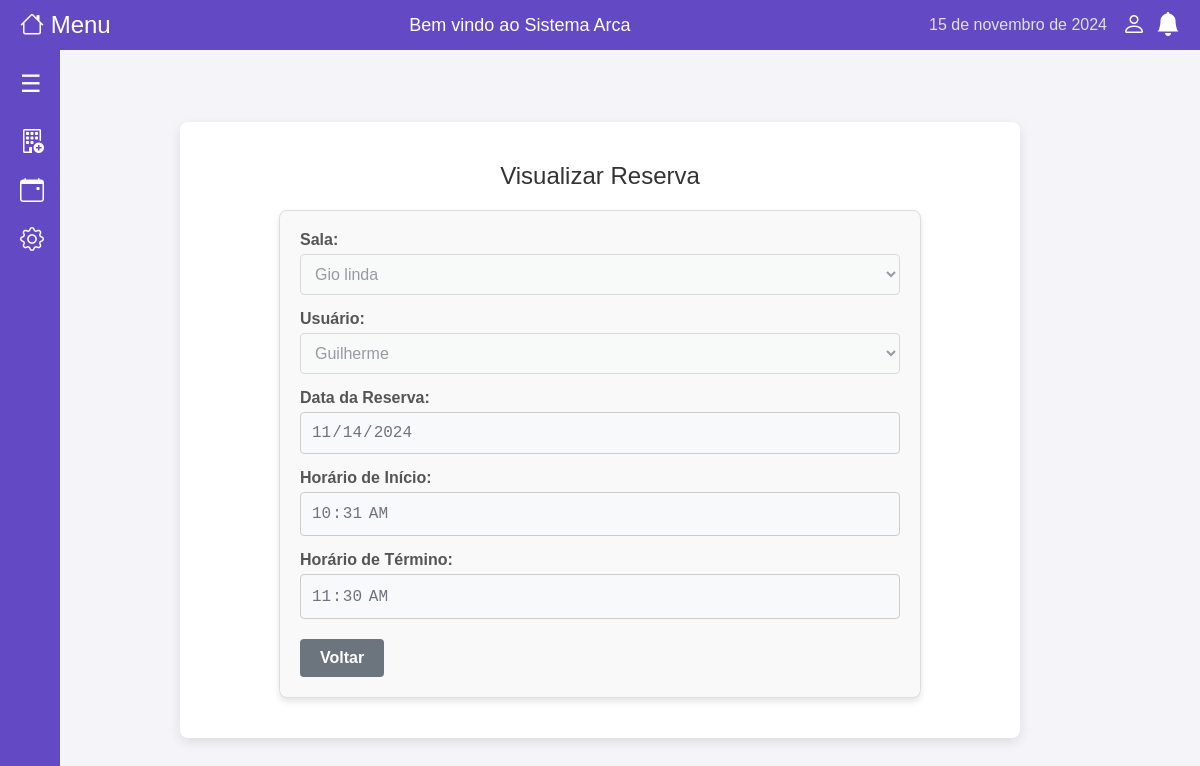
The page /reservas/1 (signed in) on the database as committed earlier.
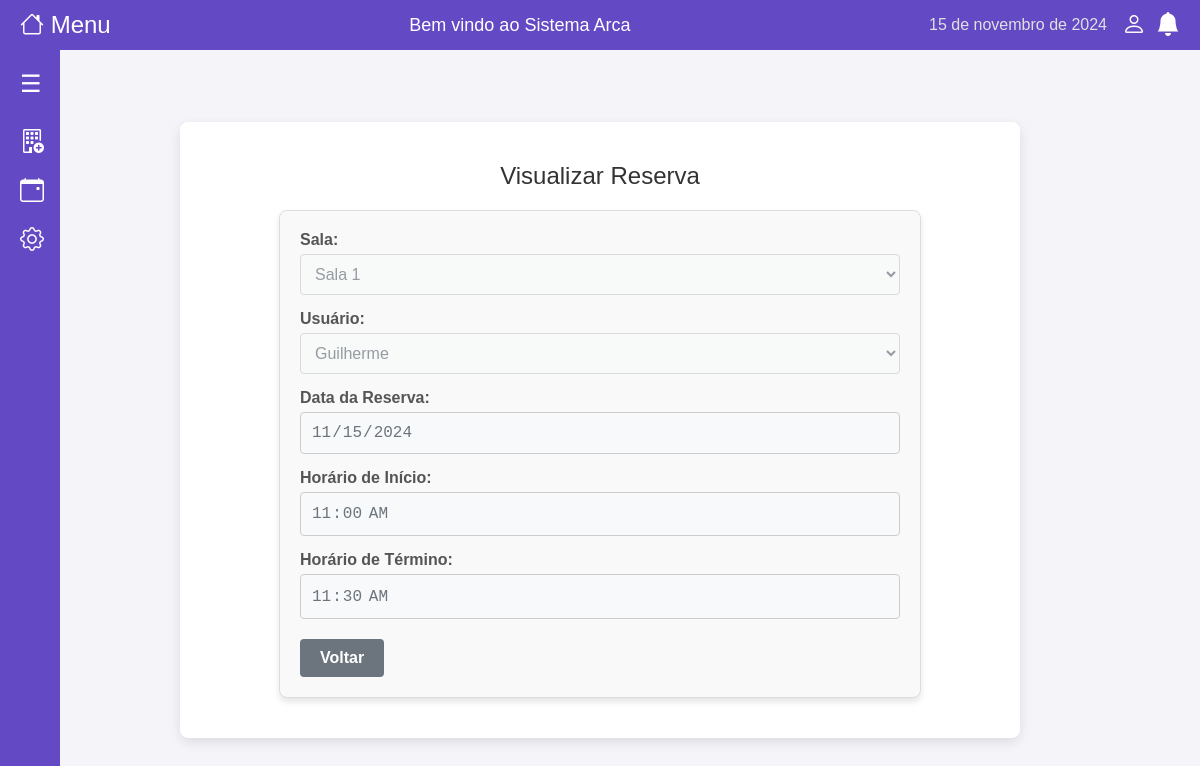
The same page on the database as committed later.
### models/reserva.py (models this page shows)
class Reserva(db.Model):
    __tablename__ = 'reserva'
    id = db.Column(db.Integer, primary_key=True)
    sala_id = db.Column(db.Integer, db.ForeignKey('sala.id'), nullable=False)
    usuario_id = db.Column(db.Integer, db.ForeignKey('usuario.id'), nullable=False)
    data_reserva = db.Column(db.Date, nullable=False)
    horario_inicio = db.Column(db.Time, nullable=False)
    horario_fim = db.Column(db.Time, nullable=False)
    status = db.Column(db.String(20), default='PENDENTE')
    criado_em = db.Column(db.DateTime, default=db.func.current_timestamp())
    atualizado_em = db.Column(db.DateTime, default=db.func.current_timestamp(), onupdate=db.func.current_timestamp())
    sala = db.relationship('Sala', backref=db.backref('reservas', lazy=True))
    usuario = db.relationship('Usuario', backref=db.backref('reservas', lazy=True))

### models/sala.py (models this page shows)
class Sala(db.Model):
    __tablename__ = 'sala'
    id = db.Column(db.Integer, primary_key=True)
    nome = db.Column(db.String(50), nullable=False)
    localizacao = db.Column(db.String(50))
    capacidade = db.Column(db.Integer)
    equipamentos = db.Column(db.String(100))

### models/usuario.py (models this page shows, shortened)
class Usuario(db.Model):
    __tablename__ = 'usuario'
    id = db.Column(db.Integer, primary_key=True)
    nome = db.Column(db.String(100), nullable=False)
    data_nascimento = db.Column(db.Date, nullable=False)
    cpf = db.Column(db.String(11), nullable=False, unique=True)
    telefone = db.Column(db.String(15))
    email = db.Column(db.String(100), nullable=False, unique=True)
    tipo_usuario = db.Column(db.String(10), nullable=False, default='NORMAL')
    senha = db.Column(db.String(255), nullable=False)
    criado_em = db.Column(db.DateTime, default=db.func.current_timestamp())

### app.py (the view)
@app.route('/reservas/<int:id>')
@login_required
def visualizar_reserva(id):
    reserva = Reserva.query.get_or_404(id)
    salas = Sala.query.all()
    usuarios = Usuario.query.all()
    return render_template('reserva_form.html', title='Visualizar Reserva', modo='visualizar', salas=salas, usuarios=usuarios, reserva=reserva)

### app.py (called while the page is built)
def login_required(f):
    @wraps(f)
    def decorated_function(*args, **kwargs):
        if 'user_id' not in session:  # Verifica se o usuário está logado
            flash('Você precisa estar logado para acessar esta página.', 'warning')
            return redirect(url_for('login'))
        return f(*args, **kwargs)
    return decorated_function

### templates/reserva_form.html (shortened to what this page needs)
{% extends "base.html" %}
{% block content %}
<h2>{{ title }}</h2>
<div class="form-container">
    <form method="POST">
        <div class="form-group">
            <label for="sala_id">Sala:</label>
            <select name="sala_id" id="sala_id" class="form-control" {% if modo == 'visualizar' %}disabled{% endif %}>
                {% for sala in salas %}
                <option value="{{ sala.id }}" {% if reserva and reserva.sala_id == sala.id %}selected{% endif %}>
                    {{ sala.nome }}
                </option>
                {% endfor %}
            </select>
        </div>
        <div class="form-group">
            <label for="usuario_id">Usuário:</label>
            <select name="usuario_id" id="usuario_id" class="form-control" {% if modo == 'visualizar' %}disabled{% endif %}>
                {% for usuario in usuarios %}
                <option value="{{ usuario.id }}" {% if reserva and reserva.usuario_id == usuario.id %}selected{% endif %}>
                    {{ usuario.nome }}
                </option>
                {% endfor %}
            </select>
        </div>
        <div class="form-group">
            <label for="data_reserva">Data da Reserva:</label>
            <input type="date" name="data_reserva" id="data_reserva" class="form-control"
                   value="{{ reserva.data_reserva if reserva else '' }}"
                   {% if modo == 'visualizar' %}disabled{% endif %} required>
        </div>
        <div class="form-group">
            <label for="horario_inicio">Horário de Início:</label>
            <input type="time" name="horario_inicio" id="horario_inicio" class="form-control"
                   value="{{ reserva.horario_inicio if reserva else '' }}"
                   {% if modo == 'visualizar' %}disabled{% endif %} required>
        </div>
        <div class="form-group">
            <label for="horario_fim">Horário de Término:</label>
            <input type="time" step="60" name="horario_fim" id="horario_fim" class="form-control"
                   value="{{ reserva.horario_fim.strftime('%H:%M') if reserva and reserva.horario_fim else '' }}"
                   {% if modo == 'visualizar' %}disabled{% endif %} required>
        </div>
        {% if modo != 'visualizar' %}
        <div class="form-actions">
            <button type="submit" class="btn btn-primary">Confirmar</button>
            <a href="{{ url_for('listar_reservas') }}" class="btn btn-secondary">Cancelar</a>
        </div>
        {% else %}
        <div class="form-actions">
            <a href="{{ url_for('listar_reservas') }}" class="btn btn-secondary">Voltar</a>
        </div>
        {% endif %}
    </form>
</div>
{% endblock %}

Rows that differ between the two databases and show on the page:
changed Reserva "Guilherme": sala_id "Gio linda" → "Sala 1"; data_reserva "11/14/2024" → "11/15/2024"; horario_inicio "10:31:00" → "11:00:00"
